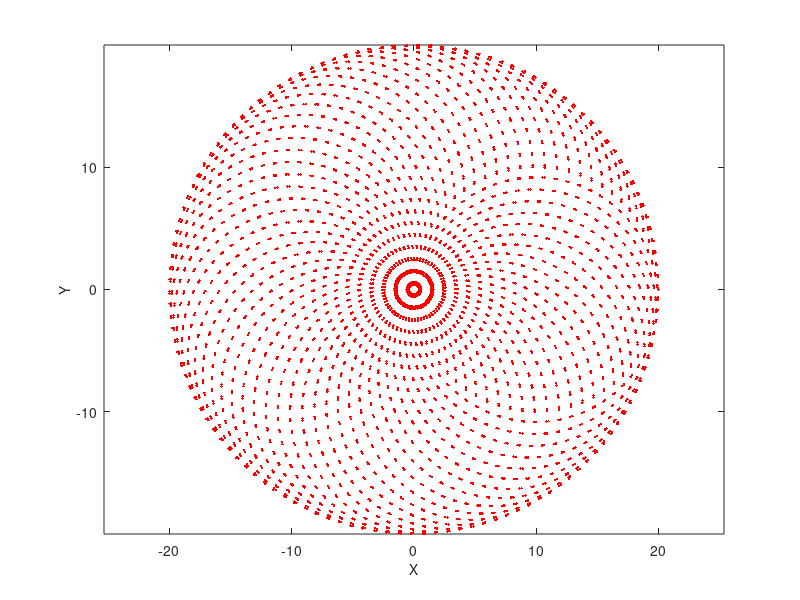

Here is the MATLAB script that generated this plot:
l1 = 10; % length of first arm
l2 = 10; % length of second arm

theta1 = 0:0.1:2*pi; % all possible theta1 values
theta2 = 0:0.1:2*pi; % all possible theta2 values

[THETA1, THETA2] = meshgrid(theta1, theta2); % generate a grid of theta1 and theta2 values

X = l1 * cos(THETA1) + l2 * cos(THETA1 + THETA2); % compute x coordinates
Y = l1 * sin(THETA1) + l2 * sin(THETA1 + THETA2); % compute y coordinates

data1 = [X(:) Y(:) THETA1(:)]; % create x-y-theta1 dataset
data2 = [X(:) Y(:) THETA2(:)]; % create x-y-theta2 dataset

plot(X(:), Y(:), 'r.');
  axis equal;
  xlabel('X','fontsize',10)
  ylabel('Y','fontsize',10)